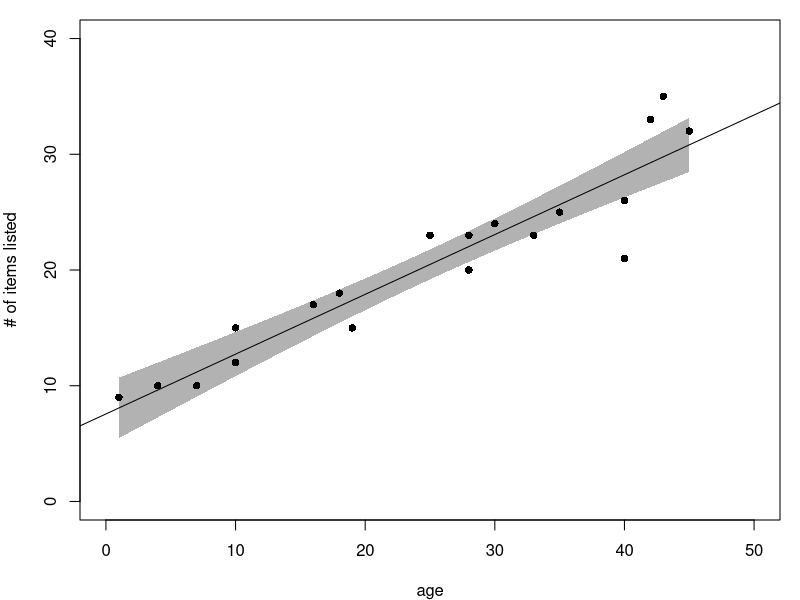
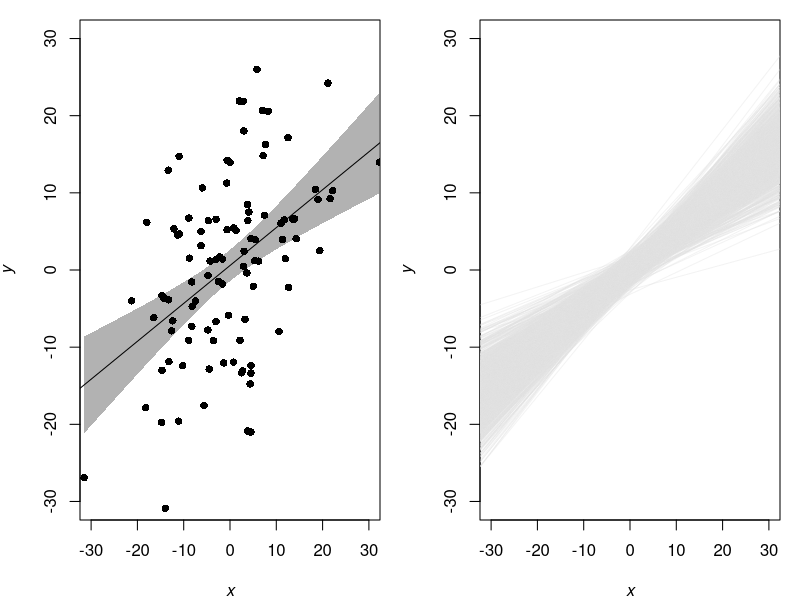
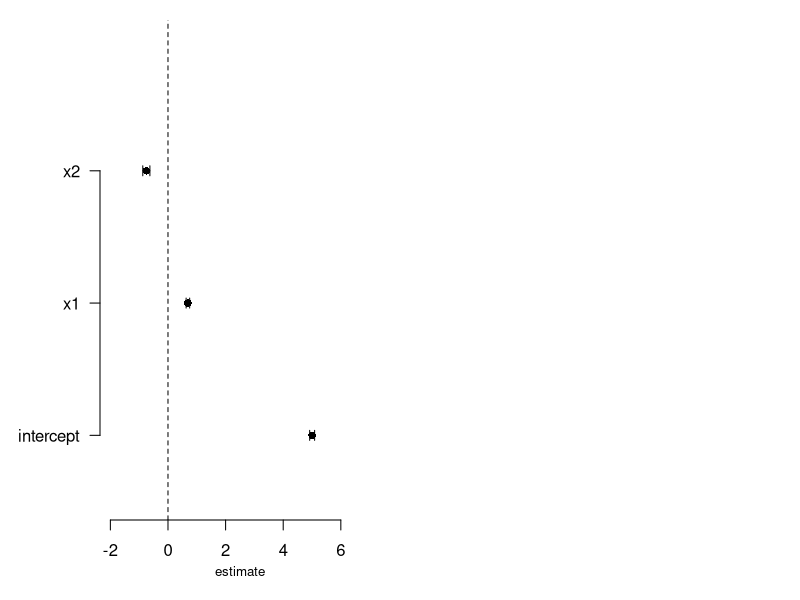

Write R code to recreate these figures, in order.
##############################################
### Regression

x <- c(1, 28, 16, 40, 42, 30, 4, 25, 7, 19, 33, 35, 40, 10, 43, 10, 45, 19, 18, 28) # data independent variable
y <- c(9, 20, 17, 26, 33, 24, 10, 23, 10, 15, 23, 25, 21, 12, 35, 15, 32, 15, 18, 23) # data dependent variable
d <- data.frame(y, x) # create data frame

(m1 <- lm(y ~ x, data = d)) # calculate intercept and slope (the coefficients) for linear regression
summary(m1)
confint(m1) # calculate 95% confidence intervals for both intercept and slope.

## Calculations step-by-step
d$xd <- x - mean(x) # deviance of x
d$yd <- y - mean(y) # deviance of y
d$xdsq <- d$xd^2 # squared dev. of x --> to get rid of negative values
d$xy <- d$xd*d$yd # dev. of x AND y

## just shows how intercept and slope were actually calculated by lm() in line 8.
beta <- (sum(d$xy))/(sum(d$xdsq)) # prop. of x's dev. to ALL
alpha <- mean(y) - beta*mean(x) # avg. y without weighted avg. x --> the 

## Uncertainty
# Residual standard error
d$ypred <- alpha + beta * x # get predictions for y --> the y-values on the regression line
d$preddiff <- y - d$ypred # get prediction error --> take the actual y values from data and subtracts tge predicted y-values --> get how much actual y-values deviates from line.
d$preddiffsq <- d$preddiff^2 # square errors to get rid of negative values
SSE <- sum(d$preddiffsq) # sum of squared errors --> the bigger the sample size, the smaller the SSE values, because the total amount of deviation decreases --> sample looks more like population.
var.e <- SSE/(nrow(d) - 2) # variance
resstderr <- sqrt(var.e) # residual standard error (SE)

# Std. error of intercept
alpha.se <- resstderr * sqrt((1/nrow(d)) + ((mean(x)^2) / sum(d$xdsq)))

# Std. error of slope
beta.se <- sqrt(var.e / sum(d$xdsq))

# 95% CIs
beta.up <- beta + qt(0.975, nrow(d) - 2)*beta.se
beta.lo <- beta - qt(0.975, nrow(d) - 2)*beta.se
alpha.up <- alpha + qt(0.975, nrow(d) - 2)*alpha.se
alpha.lo <- alpha - qt(0.975, nrow(d) - 2)*alpha.se

# t-statistics
#t.alpha <- alpha/alpha.se
#t.beta <- beta/beta.se

# create output showing koefficients, their se and their lower and upper bouderies for the confidence intervals. 
outtab <- round(data.frame(est = c(alpha, beta), se = c(alpha.se, beta.se), 
                           #tstat = c(t.alpha, t.beta), 
                           lower = c(alpha.lo, beta.lo),
                           upper = c(alpha.up, beta.up), row.names = c("alpha", "beta_age")), 2)

### Plot
m1 <- lm(y ~ x, data = d)

# plot the linear regression
par(mar = c(4, 4, 1, 1), mfrow = c(1, 1))
plot(y ~ x, data = d,
     ylab = "# of items listed", xlab = "age",
     xlim = c(0, 50), ylim = c(0, 40),
     pch = 16)
abline(m1)

# adjust the Se to chunks of data
newxs <- seq(min(x), max(x), length.out = 100)
preds <- predict(m1, newdata = data.frame(x = newxs), 
                 interval = "confidence")

polygon(c(rev(newxs), newxs), 
        c(rev(preds[ ,3]), 
          preds[ ,2]), col = rgb(0, 0, 0, 0.3), border = NA) # rgb: 0's for grey, 0.3 for transparency

### Uncertainty interval demo

mycol <- rgb(128, 128, 128, max = 255, alpha = 25, names = "vapor")
mycol1 <- rgb(224, 224, 224, max = 255, alpha = 100, names = "lightgray") 

# create random data
par(mfrow = c(1, 2), mar = c(4, 4, 1, 1))
n <- 100 # sample size
x <- rnorm(n, 0, 10) # predictor
y <- 0.5*x + rnorm(n, 0, 10) # outcome
# plot 
plot(y ~ x, xlim = c(-30, 30), ylim = c(-30, 30),
     xlab = expression(italic("x")), 
     ylab = expression(italic("y")), pch = 16) # plot data points
abline(lm(y ~ x)) # plot regression line
# plot SE adjusted to chunks of data
newx <- seq(min(x), max(x), length.out = 100)
preds <- predict(lm(y ~ x), newdata = data.frame(x = newx), 
                 interval = "confidence")
polygon(c(rev(newx), newx), 
        c(rev(preds[ ,3]), 
          preds[ ,2]), col = rgb(0, 0, 0, 0.3), border = NA) # rgb: 0's for grey, 0.3 for transparency

regsim <- function(n, xbar, sd, beta){ # function to resample
  x <- rnorm(n, xbar, sd)
  y <- beta * x + rnorm(n, xbar, sd)
  abline(lm(y ~ x), col = mycol1)
}
# plot the re sampled data as regression lines
plot(NA, xlim = c(-30, 30), ylim = c(-30, 30),
     xlab = expression(italic("x")), ylab = expression(italic("y")))
replicate(1000, regsim(100, 0, 10, 0.5)) # replicate the data 1000 times and draw line

### Multiple predictors

n <- 1000
alpha <- 5
betax1 <- 0.7
betax2 <- -0.7
noiser <- rnorm(n, 0, 1)
x1 <- rnorm(n, 0, 1)
x2 <- rbinom(n, 1, 0.5)
y <- alpha + betax1 * x1 + betax2 * x2 + noiser

m3 <- lm(y ~ x1 + x2)
m3
confint(m3)

labs <- c("intercept", "x1", "x2")
x <- seq(1, length(labs), by = 1)

est <- c(coef(m3)[1], coef(m3)[2], coef(m3)[3])
LL <- confint(m3)[,1]
UL <- confint(m3)[,2]
LS <- est-LL
US <- UL-est

par(mar = c(4, 5, 1, 1))
plot(est, x, pch = 16, xlim = c(-2, 7), ylim = c(0.5, 4), 
     xlab = NA, 
     ylab = NA, yaxt = "n", frame.plot = F)
arrows(x0 = est-LS, y0 = x, x1 = US + est, y1 = x, code = 3, angle = 90, length = 0.05)
abline(v = 0, lty = 2)
axis(2, at = x, labels = labs, las = 2, cex = 0.8)
mtext("estimate", 1, padj = 4, cex = 0.8)
